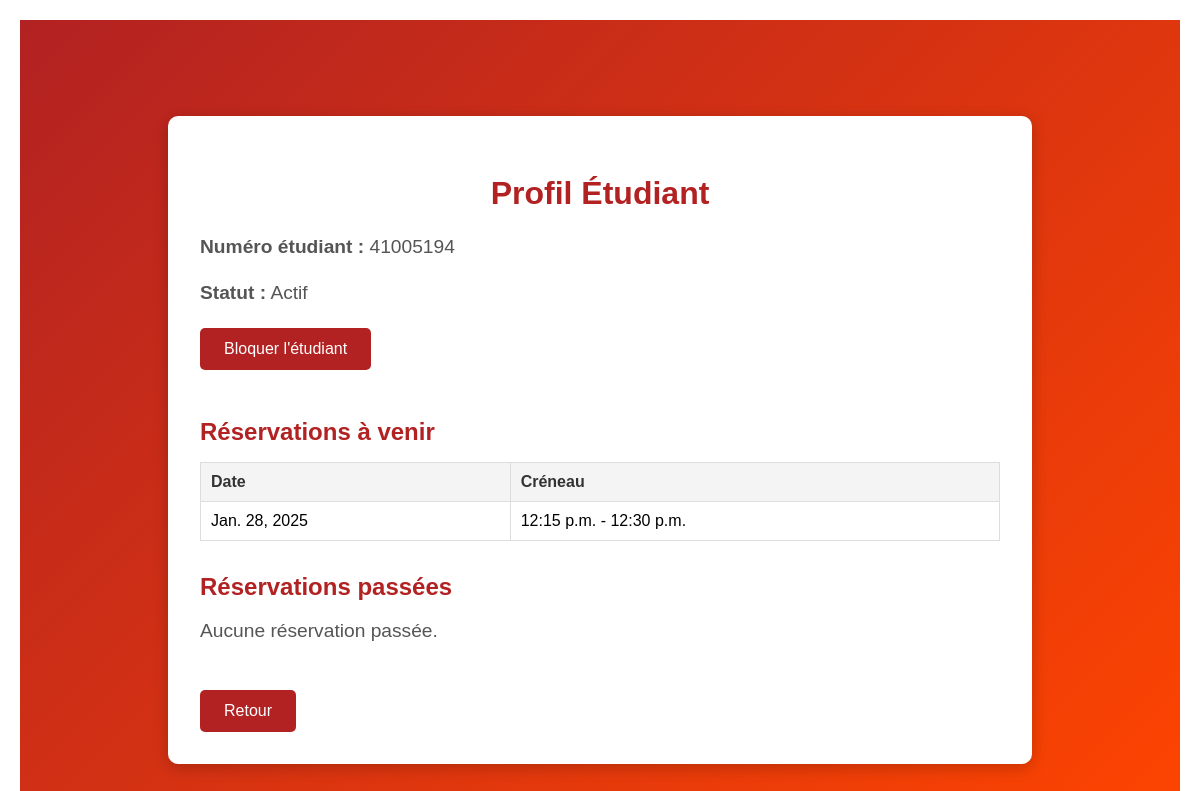
Page /profilEtudiant/41005194/ (signed in) on the committed database.
### Reservation/models.py (models this page shows, shortened)
class Etudiant(models.Model):
    num_etudiant = models.CharField(unique=True, max_length=8)
    autorise = models.BooleanField(default=True)
    date_derniere_reserv = models.DateTimeField(default=timezone.now)
    class Meta:
        managed = False
        db_table = 'Etudiant'

class Reservation(models.Model):
    etudiant = models.ForeignKey('Etudiant', models.DO_NOTHING)
    box_id = models.IntegerField()
    date_field= models.DateField(db_column='date_')
    creneau = models.ForeignKey('Creneau', models.DO_NOTHING)
    admin_field = models.BooleanField(db_column='admin_')
    class Meta:
        managed = False
        db_table = 'Reservation'

class Creneau(models.Model):
    heure_debut = models.TimeField()
    heure_fin = models.TimeField()
    class Meta:
        managed = False
        db_table = 'Creneau'

### Reservation/views.py (the view)
# urls.py: path('profilEtudiant/<str:student_number>/', views.profilEtudiant, name='profilEtudiant'),
def profilEtudiant(request, student_number):
    etudiant = get_object_or_404(Etudiant, num_etudiant=student_number)
    is_admin = request.session.get('is_admin', False)
    current_student = request.session.get('NumEtud', '')
    if not (is_admin or current_student == student_number):
        return render(request, 'erreur.html', {
            'title': 'Accès refusé',
            'error': "Vous n'êtes pas autorisé à consulter ce profil.",
            'action_url': reverse('index'),
        })
    reservations_a_venir = Reservation.objects.filter(
        etudiant=etudiant,
        date_field__gte=timezone.now().date()
    )
    reservations_passees = Reservation.objects.filter(
        etudiant=etudiant,
        date_field__lt=timezone.now().date()
    )
    context = {
        'title': 'Profil Étudiant',
        'student': etudiant,
        'reservations_a_venir': reservations_a_venir,
        'reservations_passees': reservations_passees,
        'is_admin': is_admin,
    }
    return render(request, 'profilEtudiant.html', context)

### Reservation/templates/profilEtudiant.html (shortened to what this page needs)
{% extends 'base.html' %}
{% block content %}
<div class="profile-container">
    <div class="profile-box">
        <h2>Profil Étudiant</h2>
        <p><strong>Numéro étudiant :</strong> {{ student.num_etudiant }}</p>
        <p><strong>Statut :</strong> {% if student.autorise %}Actif{% else %}<span class="blocked">Bloqué</span>{% endif %}</p>
        {% if is_admin %}
            <form action="{% url 'toggleBlockStudent' student.num_etudiant %}" method="post">
                <button type="submit" class="block-button">
                    {% if student.autorise %}Bloquer l'étudiant{% else %}Débloquer l'étudiant{% endif %}
                </button>
            </form>
        {% endif %}
        <div class="section">
            <h3>Réservations à venir</h3>
            {% if reservations_a_venir %}
            <table>
                <thead>
                    <tr>
                        <th>Date</th>
                        <th>Créneau</th>
                    </tr>
                </thead>
                <tbody>
                    {% for reservation in reservations_a_venir %}
                    <tr>
                        <td>{{ reservation.date_field }}</td>
                        <td>{{ reservation.creneau.heure_debut }} - {{ reservation.creneau.heure_fin }}</td>
                    </tr>
                    {% endfor %}
                </tbody>
            </table>
            {% else %}
            <p>Aucune réservation à venir.</p>
            {% endif %}
        </div>
        <div class="section">
            <h3>Réservations passées</h3>
            {% if reservations_passees %}
            <table>
                <thead>
                    <tr>
                        <th>Date</th>
                        <th>Créneau</th>
                    </tr>
                </thead>
                <tbody>
                    {% for reservation in reservations_passees %}
                    <tr>
                        <td>{{ reservation.date_field }}</td>
                        <td>{{ reservation.creneau.heure_debut }} - {{ reservation.creneau.heure_fin }}</td>
                    </tr>
                    {% endfor %}
                </tbody>
            </table>
            {% else %}
            <p>Aucune réservation passée.</p>
            {% endif %}
        </div>
        <a href="{% url 'vueCalendrier' %}" class="back-button">Retour</a>
    </div>
</div>
{% endblock %}

### Reservation/static/css/styles.css (style rules this page uses)
body { font-family: Arial, sans-serif; margin: 20px; }
h2 { color: #333; }
table { width: 100%; border-collapse: collapse; margin-bottom: 20px; }
th, td { border: 1px solid #ccc; padding: 10px; text-align: left; }
th { background-color: #f4f4f4; }
.back-button { background-color: #4CAF50; }
.block-button { background-color: #ff4444; margin-bottom: 20px; }
.back-button { display: inline-block; margin-top: 1rem; padding: 0.5rem 1rem; background: #b22222; color: white; border: none; border-radius: 5px; text-decoration: none; font-size: 0.9rem; cursor: pointer; transition: background 0.3s ease; }
.profile-container { display: flex; justify-content: center; align-items: center; min-height: 100vh; background: linear-gradient(135deg, #b22222, #ff4500); font-family: 'Arial', sans-serif; padding: 20px; }
.profile-box { background: white; padding: 2rem; border-radius: 10px; box-shadow: 0 4px 15px rgba(0, 0, 0, 0.2); width: 100%; max-width: 800px; }
.profile-box h2 { font-size: 2rem; color: #b22222; margin-bottom: 1.5rem; text-align: center; }
.profile-box p { font-size: 1.2rem; color: #555; margin-bottom: 1.5rem; }
.profile-box .section { margin-bottom: 2rem; }
.profile-box .section h3 { font-size: 1.5rem; color: #b22222; margin-bottom: 1rem; }
.profile-box table { width: 100%; border-collapse: collapse; margin-bottom: 1.5rem; }
.profile-box table th, .profile-box table td { border: 1px solid #ddd; padding: 10px; text-align: left; }
.profile-box table th { background-color: #f4f4f4; color: #333; }
.profile-box .block-button { padding: 0.75rem 1.5rem; background: #b22222; color: white; border: none; border-radius: 5px; font-size: 1rem; cursor: pointer; transition: background 0.3s ease; margin-bottom: 1.5rem; }
.profile-box .back-button { padding: 0.75rem 1.5rem; background: #b22222; color: white; border: none; border-radius: 5px; font-size: 1rem; cursor: pointer; transition: background 0.3s ease; text-decoration: none; display: inline-block; }

### rows in the picture
Etudiant: num_etudiant "41005194"
Reservation: date_field "Jan. 28, 2025", creneau.heure_debut "12:15 p.m.", creneau.heure_fin "12:30 p.m."
